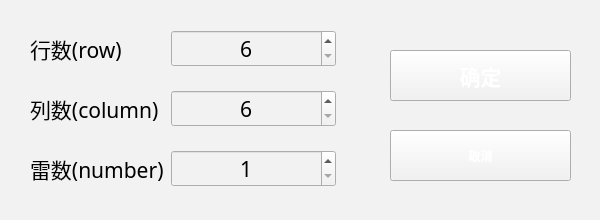
<?xml version="1.0" encoding="UTF-8"?>
<ui version="4.0">
 <class>Form</class>
 <widget class="QWidget" name="Form">
  <property name="geometry">
   <rect>
    <x>0</x>
    <y>0</y>
    <width>600</width>
    <height>220</height>
   </rect>
  </property>
  <property name="minimumSize">
   <size>
    <width>600</width>
    <height>220</height>
   </size>
  </property>
  <property name="maximumSize">
   <size>
    <width>600</width>
    <height>220</height>
   </size>
  </property>
  <property name="sizeIncrement">
   <size>
    <width>0</width>
    <height>0</height>
   </size>
  </property>
  <property name="windowTitle">
   <string>自定义设置</string>
  </property>
  <property name="windowIcon">
   <iconset>
    <normaloff>media/cat.ico</normaloff>media/cat.ico</iconset>
  </property>
  <property name="windowOpacity">
   <double>10.000000000000000</double>
  </property>
  <property name="styleSheet">
   <string notr="true">background-color:#F2F2F2</string>
  </property>
  <widget class="QPushButton" name="pushButton_2">
   <property name="geometry">
    <rect>
     <x>390</x>
     <y>130</y>
     <width>181</width>
     <height>51</height>
    </rect>
   </property>
   <property name="focusPolicy">
    <enum>Qt::NoFocus</enum>
   </property>
   <property name="styleSheet">
    <string notr="true">border-image: url(media/button.png);
font: 16pt &quot;黑体&quot;;
color:white;font: bold;</string>
   </property>
   <property name="text">
    <string>取消</string>
   </property>
  </widget>
  <widget class="QPushButton" name="pushButton_3">
   <property name="geometry">
    <rect>
     <x>390</x>
     <y>50</y>
     <width>181</width>
     <height>51</height>
    </rect>
   </property>
   <property name="font">
    <font>
     <family>黑体</family>
     <pointsize>16</pointsize>
     <weight>75</weight>
     <italic>false</italic>
     <bold>true</bold>
    </font>
   </property>
   <property name="focusPolicy">
    <enum>Qt::NoFocus</enum>
   </property>
   <property name="styleSheet">
    <string notr="true">border-image: url(media/button.png);
font: 16pt &quot;黑体&quot;;
color:white;font: bold;</string>
   </property>
   <property name="text">
    <string>确定</string>
   </property>
   <property name="shortcut">
    <string notr="true">Return</string>
   </property>
   <property name="autoDefault">
    <bool>false</bool>
   </property>
   <property name="flat">
    <bool>false</bool>
   </property>
  </widget>
  <widget class="QWidget" name="layoutWidget">
   <property name="geometry">
    <rect>
     <x>30</x>
     <y>30</y>
     <width>306</width>
     <height>157</height>
    </rect>
   </property>
   <layout class="QGridLayout" name="gridLayout">
    <property name="horizontalSpacing">
     <number>7</number>
    </property>
    <property name="verticalSpacing">
     <number>23</number>
    </property>
    <item row="0" column="0">
     <widget class="QLabel" name="label">
      <property name="font">
       <font>
        <family>黑体</family>
        <pointsize>16</pointsize>
        <weight>50</weight>
        <italic>false</italic>
        <bold>false</bold>
       </font>
      </property>
      <property name="styleSheet">
       <string notr="true">font: 16pt &quot;黑体&quot;;
color:black;</string>
      </property>
      <property name="text">
       <string>行数(row)</string>
      </property>
     </widget>
    </item>
    <item row="0" column="1" colspan="2">
     <widget class="QSpinBox" name="spinBox">
      <property name="font">
       <font>
        <family>黑体</family>
        <pointsize>16</pointsize>
        <weight>50</weight>
        <italic>false</italic>
        <bold>false</bold>
       </font>
      </property>
      <property name="styleSheet">
       <string notr="true">font: 16pt &quot;黑体&quot;;
color:black;</string>
      </property>
      <property name="alignment">
       <set>Qt::AlignCenter</set>
      </property>
      <property name="minimum">
       <number>6</number>
      </property>
      <property name="maximum">
       <number>255</number>
      </property>
      <property name="displayIntegerBase">
       <number>10</number>
      </property>
     </widget>
    </item>
    <item row="1" column="0">
     <widget class="QLabel" name="label_2">
      <property name="font">
       <font>
        <family>黑体</family>
        <pointsize>16</pointsize>
        <weight>50</weight>
        <italic>false</italic>
        <bold>false</bold>
       </font>
      </property>
      <property name="styleSheet">
       <string notr="true">font: 16pt &quot;黑体&quot;;
color:black;</string>
      </property>
      <property name="text">
       <string>列数(column)</string>
      </property>
     </widget>
    </item>
    <item row="1" column="1" colspan="2">
     <widget class="QSpinBox" name="spinBox_2">
      <property name="font">
       <font>
        <family>黑体</family>
        <pointsize>16</pointsize>
        <weight>50</weight>
        <italic>false</italic>
        <bold>false</bold>
       </font>
      </property>
      <property name="styleSheet">
       <string notr="true">font: 16pt &quot;黑体&quot;;
color:black;</string>
      </property>
      <property name="alignment">
       <set>Qt::AlignCenter</set>
      </property>
      <property name="minimum">
       <number>6</number>
      </property>
      <property name="maximum">
       <number>255</number>
      </property>
      <property name="displayIntegerBase">
       <number>10</number>
      </property>
     </widget>
    </item>
    <item row="2" column="0">
     <widget class="QLabel" name="label_3">
      <property name="font">
       <font>
        <family>黑体</family>
        <pointsize>16</pointsize>
        <weight>50</weight>
        <italic>false</italic>
        <bold>false</bold>
       </font>
      </property>
      <property name="styleSheet">
       <string notr="true">font: 16pt &quot;黑体&quot;;
color:black;</string>
      </property>
      <property name="text">
       <string>雷数(number)</string>
      </property>
     </widget>
    </item>
    <item row="2" column="1" colspan="2">
     <widget class="QSpinBox" name="spinBox_3">
      <property name="font">
       <font>
        <family>黑体</family>
        <pointsize>16</pointsize>
        <weight>50</weight>
        <italic>false</italic>
        <bold>false</bold>
       </font>
      </property>
      <property name="styleSheet">
       <string notr="true">font: 16pt &quot;黑体&quot;;
color:black;</string>
      </property>
      <property name="alignment">
       <set>Qt::AlignCenter</set>
      </property>
      <property name="minimum">
       <number>1</number>
      </property>
      <property name="maximum">
       <number>1000000</number>
      </property>
      <property name="displayIntegerBase">
       <number>10</number>
      </property>
     </widget>
    </item>
   </layout>
  </widget>
 </widget>
 <resources/>
 <connections>
  <connection>
   <sender>pushButton_2</sender>
   <signal>clicked()</signal>
   <receiver>Form</receiver>
   <slot>close()</slot>
   <hints>
    <hint type="sourcelabel">
     <x>493</x>
     <y>147</y>
    </hint>
    <hint type="destinationlabel">
     <x>585</x>
     <y>167</y>
    </hint>
   </hints>
  </connection>
  <connection>
   <sender>pushButton_3</sender>
   <signal>clicked()</signal>
   <receiver>Form</receiver>
   <slot>close()</slot>
   <hints>
    <hint type="sourcelabel">
     <x>539</x>
     <y>66</y>
    </hint>
    <hint type="destinationlabel">
     <x>584</x>
     <y>94</y>
    </hint>
   </hints>
  </connection>
 </connections>
</ui>
